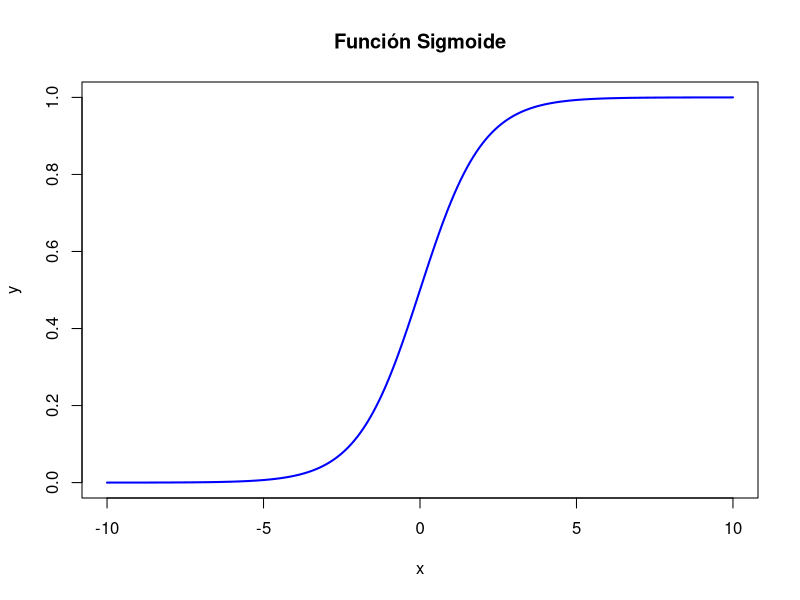

The R source for this figure:
#Este es un script de ejemplo para graficar una función 

#Definir x
x <- seq(-10,10,0.1)

#Definir y
y <- 1/(1+exp(-x))

#Graficacion
plot(x,y,type='l',col='blue',main="Función Sigmoide",lwd=2)
